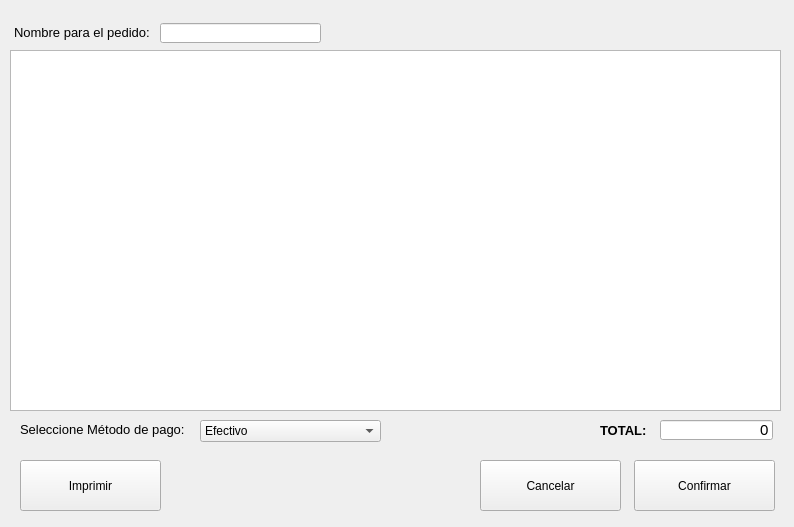
<?xml version="1.0" encoding="UTF-8"?>
<ui version="4.0">
 <class>FrmPagar</class>
 <widget class="QMainWindow" name="FrmPagar">
  <property name="geometry">
   <rect>
    <x>0</x>
    <y>0</y>
    <width>794</width>
    <height>527</height>
   </rect>
  </property>
  <property name="windowTitle">
   <string>MainWindow</string>
  </property>
  <widget class="QWidget" name="centralwidget">
   <widget class="QTableWidget" name="tableWidget">
    <property name="geometry">
     <rect>
      <x>10</x>
      <y>50</y>
      <width>771</width>
      <height>361</height>
     </rect>
    </property>
   </widget>
   <widget class="QPushButton" name="btnConfirmar">
    <property name="geometry">
     <rect>
      <x>634</x>
      <y>460</y>
      <width>141</width>
      <height>51</height>
     </rect>
    </property>
    <property name="text">
     <string>Confirmar</string>
    </property>
   </widget>
   <widget class="QPushButton" name="btnCancelar">
    <property name="geometry">
     <rect>
      <x>480</x>
      <y>460</y>
      <width>141</width>
      <height>51</height>
     </rect>
    </property>
    <property name="text">
     <string>Cancelar</string>
    </property>
   </widget>
   <widget class="QLabel" name="label">
    <property name="geometry">
     <rect>
      <x>20</x>
      <y>422</y>
      <width>171</width>
      <height>16</height>
     </rect>
    </property>
    <property name="text">
     <string>&lt;html&gt;&lt;head/&gt;&lt;body&gt;&lt;p&gt;&lt;span style=&quot; font-size:10pt;&quot;&gt;Seleccione Método de pago:&lt;/span&gt;&lt;/p&gt;&lt;/body&gt;&lt;/html&gt;</string>
    </property>
   </widget>
   <widget class="QComboBox" name="comboMetPago">
    <property name="geometry">
     <rect>
      <x>200</x>
      <y>420</y>
      <width>181</width>
      <height>22</height>
     </rect>
    </property>
    <item>
     <property name="text">
      <string>Efectivo</string>
     </property>
    </item>
    <item>
     <property name="text">
      <string>Tarjeta</string>
     </property>
    </item>
    <item>
     <property name="text">
      <string>QR</string>
     </property>
    </item>
   </widget>
   <widget class="QPushButton" name="btnImprimir">
    <property name="geometry">
     <rect>
      <x>20</x>
      <y>460</y>
      <width>141</width>
      <height>51</height>
     </rect>
    </property>
    <property name="text">
     <string>Imprimir</string>
    </property>
   </widget>
   <widget class="QLineEdit" name="lineEditTotal">
    <property name="geometry">
     <rect>
      <x>660</x>
      <y>420</y>
      <width>113</width>
      <height>20</height>
     </rect>
    </property>
    <property name="styleSheet">
     <string notr="true">font-size: 15px;</string>
    </property>
    <property name="text">
     <string>0</string>
    </property>
    <property name="alignment">
     <set>Qt::AlignRight|Qt::AlignTrailing|Qt::AlignVCenter</set>
    </property>
    <property name="readOnly">
     <bool>true</bool>
    </property>
   </widget>
   <widget class="QLabel" name="labelTotal">
    <property name="geometry">
     <rect>
      <x>600</x>
      <y>420</y>
      <width>51</width>
      <height>21</height>
     </rect>
    </property>
    <property name="text">
     <string>&lt;html&gt;&lt;head/&gt;&lt;body&gt;&lt;p&gt;&lt;span style=&quot; font-size:10pt; font-weight:600;&quot;&gt;TOTAL:&lt;/span&gt;&lt;/p&gt;&lt;/body&gt;&lt;/html&gt;</string>
    </property>
   </widget>
   <widget class="QLabel" name="lbNombrePedido">
    <property name="geometry">
     <rect>
      <x>14</x>
      <y>22</y>
      <width>141</width>
      <height>21</height>
     </rect>
    </property>
    <property name="text">
     <string>&lt;html&gt;&lt;head/&gt;&lt;body&gt;&lt;p&gt;&lt;span style=&quot; font-size:10pt;&quot;&gt;Nombre para el pedido:&lt;/span&gt;&lt;/p&gt;&lt;/body&gt;&lt;/html&gt;</string>
    </property>
   </widget>
   <widget class="QLineEdit" name="lineEditNombrePedido">
    <property name="geometry">
     <rect>
      <x>160</x>
      <y>23</y>
      <width>161</width>
      <height>20</height>
     </rect>
    </property>
    <property name="styleSheet">
     <string notr="true">font-size:15px</string>
    </property>
    <property name="text">
     <string/>
    </property>
    <property name="readOnly">
     <bool>true</bool>
    </property>
   </widget>
  </widget>
 </widget>
 <resources/>
 <connections/>
</ui>
